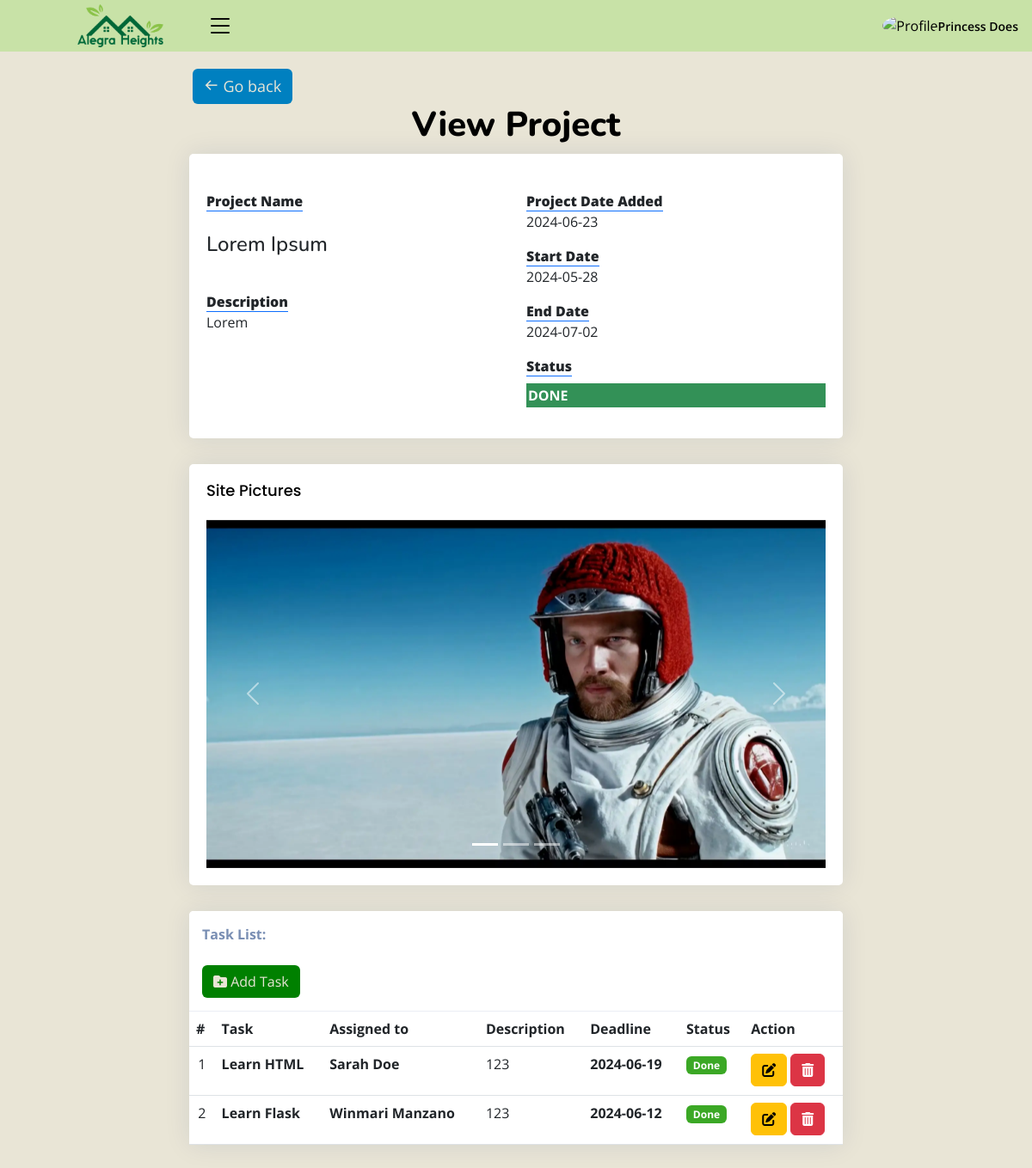
/admin/view_done.php?status=view&&id=16 (signed in), run on the app's committed database.
### tables this page shows
CREATE TABLE `projects` (
  `id` int(10) NOT NULL,
  `project` varchar(100) NOT NULL,
  `description` text NOT NULL,
  `location` varchar(100) NOT NULL,
  `overall_cost` varchar(10) NOT NULL,
  `start_date` date NOT NULL,
  `deadline` date NOT NULL,
  `site_pic` varchar(100) NOT NULL,
  `site_pic1` varchar(250) NOT NULL,
  `site_pic2` varchar(250) NOT NULL,
  `tid` int(10) NOT NULL,
  `proposed_project` int(5) NOT NULL,
  `date_added` date NOT NULL,
  `status` int(11) NOT NULL COMMENT '0-pending\r\n1-started\r\n2-onprogress\r\n3-cancelled\r\n5-done'
);

CREATE TABLE `task_list` (
  `id` int(5) NOT NULL,
  `project_id` int(5) NOT NULL,
  `task` varchar(225) NOT NULL,
  `description` varchar(225) NOT NULL,
  `staff` varchar(225) NOT NULL,
  `status` int(4) NOT NULL,
  `date_created` datetime NOT NULL,
  `deadline` date NOT NULL,
  `start_date` date DEFAULT NULL,
  `estimated_cost` decimal(19,4) NOT NULL,
  `actual_cost` decimal(19,4) NOT NULL
);

### admin/class/adminback.php (called while the page is built, shortened)
<?php
class  adminback
{
    private $connection;
    function __construct()
    {
        $dbhost = "localhost";
        $dbuser = "root";
        $dbpass = "";
        $dbname = "alegra_heights_db";
        $this->connection = mysqli_connect($dbhost, $dbuser, $dbpass, $dbname);
    }
    function display_projetcbyid($id)
    {
        $query = "SELECT * FROM `projects` WHERE id = $id";
        if (mysqli_query($this->connection, $query)) {
            $rsrv_info = mysqli_query($this->connection, $query);
            return mysqli_fetch_assoc($rsrv_info);
        }
    }
}

### admin/view_done.php (the view, shortened to what this page needs)
<?php
include_once("class/adminback.php");
include_once("class/db.php");
$obj = new adminback();
if(isset($_GET['status'])){
    if($_GET['status']=='view'){
        $id = $_GET['id'];
       $prj = $obj->display_projetcbyid($id);
    }
}
?>
<!DOCTYPE html>
<html lang="en">
<?php include('header.php')?>
    <link rel="stylesheet" href="https://cdn.datatables.net/1.13.4/css/jquery.dataTables.min.css">
    <link rel="stylesheet" href="https://cdn.datatables.net/searchpanes/2.1.2/css/searchPanes.dataTables.min.css">
    <link rel="stylesheet" href="https://cdn.datatables.net/searchpanes/2.1.2/js/dataTables.searchPanes.min.js">
<body class="toggle-sidebar">
<?php include('headnav.php')?>
<main id="main" class="main">
<div style="margin-left: 17%;">
    <a href="done_project.php"><button style="color:#e9e5d6; background-color: #0080c0;" type="button" onclick="history.back()" class="btn">
    <div style="font-size: 18px;"class="icon">
                            <i class="bx bx-arrow-back"></i> Go back
                        </div></button></a>
    </div>
<div class="pagetitle">
    <h1>View Project</h1></h1>
</div>
<div class="col-lg-8" style="margin: auto;">
	<div class="row">
		<div class="col-md-12">
			<div class="callout callout-info">
<div class="card">
  <div class="card-body">
    <h5 class="card-title"></h5>
				<div class="col-md-12">
					<div class="row">
						<div class="col-sm-6">
							<dl>
								<dt><b class="border-bottom border-primary">Project Name</b></dt>
								<br>
								<dd><h4><?php echo $prj['project'] ?></h4></dd>
        </dl>
        <br>
								<dt><b class="border-bottom border-primary">Description</b></dt>
								<dd><?php echo $prj['description'] ?></dd> <br>
						</div>
						<div class="col-md-6">
						<dl>
								<dt><b class="border-bottom border-primary">Project Date Added</b></dt>
								<dd><?php echo $prj['date_added'] ?></dd>
							</dl>
							<dl>
								<dt><b class="border-bottom border-primary">Start Date</b></dt>
								<dd><?php echo $prj['start_date'] ?></dd>
							</dl>
							<dl>
								<dt><b class="border-bottom border-primary">End Date</b></dt>
								<dd><?php echo $prj['deadline'] ?></dd>
							</dl>
							<dl>
								<dt><b class="border-bottom border-primary">Status</b></dt>
								<dd>
                <td class="project-state">
                <dd>
<?php
if($status==0){
echo "<p style='background-color:rgb(235, 235, 23); color: white; padding:2px;
text-transform: uppercase; font-weight: bold;'> Pending </p>";
}
elseif ($status==1){
echo "<p style='background-color:rgb(106, 163, 55); color: white; padding:2px;
text-transform: uppercase; font-weight: bold;'> Started </p>";
}
elseif ($status==2){
	echo "<p style='background-color:rgb(23, 171, 212); color: white; padding:2px;
	text-transform: uppercase; font-weight: bold;'> On Progress </p>";
	}
elseif ($status==4){
echo "<p style='background-color:rgb(23, 171, 212); color: white; padding:2px;
text-transform: uppercase; font-weight: bold;'> On Progress </p>";
}
elseif ($status==3){
echo "<p style='background-color:rgb(240, 10, 44); color: white; padding:2px;
text-transform: uppercase; font-weight: bold;'> Cancelled </p>";
}   else {
echo "<p style='background-color: rgb(51, 145, 87); color: white; padding:2px;
text-transform: uppercase; font-weight: bold;'> Done </p>";
}?>
</dd>
                      </td>
								</dd>
																</div>
</div>
      </div>
                                </div>
                                </div>
                                <div class="row">
		<div class="col-md-12">
		<div class="row">
			<div class="col-sm-12">
		<div class="card">
            <div class="card-body">
              <h5 class="card-title">Site Pictures</h5>
              <div id="carouselExampleIndicators" class="carousel slide" data-bs-ride="carousel">
                <div class="carousel-indicators">
                  <button type="button" data-bs-target="#carouselExampleIndicators" data-bs-slide-to="0" class="active" aria-current="true" aria-label="Slide 1"></button>
                  <button type="button" data-bs-target="#carouselExampleIndicators" data-bs-slide-to="1" aria-label="Slide 2"></button>
                  <button type="button" data-bs-target="#carouselExampleIndicators" data-bs-slide-to="2" aria-label="Slide 3"></button>
                </div>
                <div class="carousel-inner">
                  <div class="carousel-item active">
                    <img src="project_img/<?php echo $prj['site_pic'] ?>" class="d-block w-100" alt="...">
                  </div>
                </div>
                <button class="carousel-control-prev" type="button" data-bs-target="#carouselExampleIndicators" data-bs-slide="prev">
                  <span class="carousel-control-prev-icon" aria-hidden="true"></span>
                </button>
                <button class="carousel-control-next" type="button" data-bs-target="#carouselExampleIndicators" data-bs-slide="next">
                  <span class="carousel-control-next-icon" aria-hidden="true"></span>
                </button>
              </div>
            </div>
          </div>
</div>
<div class="col-sm-12">
			<div class="card card-outline card-primary">
				<div class="card-header">
					<span><b>Task List:<br><br></b></span>
					<div class="card-tools">
					<button style="color:#e9e5d6; background-color: #008000;" type="button" data-bs-toggle="modal" data-bs-target="#verticalycentered" class="btn"><i class="fa-solid fa-folder-plus"></i> Add Task</button>
					</div>
				</div>
				<div class="card-body p-0">
					<div class="table-responsive">
					<table class="table table-condensed m-0 table-hover">
						<thead>
							<th>#</th>
							<th>Task</th>
							<th>Assigned to</th>
							<th>Description</th>
                            <th>Deadline</th>
							<th>Status</th>
							<th>Action</th>
						</thead>
						<tbody>
							<?php
							$i = 1;
							$tasks = $conn->query("SELECT * FROM task_list where project_id = {$id} order by id asc");
							while($row=$tasks->fetch_assoc()):
								$trans = get_html_translation_table(HTML_ENTITIES,ENT_QUOTES);
								unset($trans["\""], $trans["<"], $trans[">"], $trans["<h2"]);
								$desc = strtr(html_entity_decode($row['description']),$trans);
								$desc=str_replace(array("<li>","</li>"), array("",", "), $desc);
							?>
								<tr>
			                        <td class="text-center"><?php echo $i++ ?></td>
			                        <td class=""><b><?php echo ucwords($row['task']) ?></b></td>
									<td class=""><b><?php echo ucwords($row['staff']) ?></b></td>
			                        <td class=""><p class="truncate"><?php echo strip_tags($desc) ?></p></td>
                  <td class=""><b><?php echo ucwords($row['deadline']) ?></b></td>
                  <td>
			                        	<?php
			                        	if($row['status'] == 1){
									  		echo "<span class='badge' style='background-color: rgb(235, 235, 23);'>Pending</span>";
			                        	}elseif($row['status'] == 2){
									  		echo "<span class='badge' style='background-color: rgb(23, 171, 212);'>On-Progress</span>";
			                        	}elseif($row['status'] == 3){
									  		echo "<span class='badge' style='background-color: rgb(59, 168, 37);'>Done</span>";
			                        	}
			                        	?>
			                        </td>
			                        <td>
                                    <a href="edit_task.php?status=edit&&taskid=<?php echo $row['id'] ?>" type="button" class="btn btn-warning"><i class="fa-solid fa-pen-to-square"></i></a>
                                    <a href="?status=delete&&id=<?php echo $id ?>&&taskid=<?php echo $row['id'] ?>" onclick="return confirm('Are you sure you want to delete this task? NOTE: This action cannot be undone.')"  type="button" class="btn btn-danger"><i class="fa-solid fa-trash-can"></i></button></a>
        </td>
		                    	</tr>
							<?php
							endwhile;
							?>
						</tbody>
					</table>
					</div>
    </div>
  </div>
				</div>
						</div>
			</div>
		</div>
	</div>
</body>
</html>

### admin/assets/css/style.css (style rules this page uses)
:root { scroll-behavior: smooth; }
body { font-family: "Open Sans", sans-serif; background: #E9E5D6; color: #000000; }
a { color: #4154f1; text-decoration: none; }
h1, h2, h3, h4, h5, h6 { font-family: "Nunito", sans-serif; }
#main { margin-top: 60px; padding: 20px 30px; transition: all 0.3s; }
.pagetitle { margin-bottom: 10px; text-align: center; }
.pagetitle h1 { font-size: 40px; margin-bottom: 0; font-weight: 800; color: #000000; }
.card { margin-bottom: 30px; border: none; border-radius: 5px; box-shadow: 0px 0 30px rgba(1, 41, 112, 0.1); }
.card-header, .card-footer { border-color: #ebeef4; background-color: #fff; color: #798eb3; padding: 15px; }
.card-title { padding: 20px 0 15px 0; font-size: 18px; font-weight: 500; color: #000000; font-family: "Poppins", sans-serif; }
.card-body { padding: 0 20px 20px 20px; }
@media (min-width: 1200px) { #main, #footer { margin-left: 300px; } }
@media (min-width: 1200px) { .toggle-sidebar #main, .toggle-sidebar #footer { margin-left: 0; } }

### data on the page
projects: project "Lorem Ipsum", description "Lorem", date_added "2024-06-23", start_date "2024-05-28", deadline "2024-07-02", site_pic (picture)
task_list: task "Learn HTML", staff "Sarah Doe", description "123", deadline "2024-06-19", status "Done"
task_list: task "Learn Flask", staff "Winmari Manzano", description "123", deadline "2024-06-12", status "Done"

### other printed values
$_SESSION['name'] "Princess Does"
